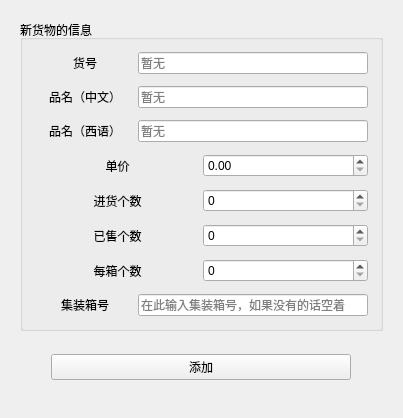
<?xml version="1.0" encoding="UTF-8"?>
<ui version="4.0">
 <class>AddNewModelWindow</class>
 <widget class="QWidget" name="AddNewModelWindow">
  <property name="geometry">
   <rect>
    <x>0</x>
    <y>0</y>
    <width>403</width>
    <height>418</height>
   </rect>
  </property>
  <property name="windowTitle">
   <string>Form</string>
  </property>
  <layout class="QVBoxLayout" name="verticalLayout_3">
   <item>
    <widget class="QWidget" name="widget" native="true">
     <layout class="QVBoxLayout" name="verticalLayout_2">
      <item>
       <widget class="QGroupBox" name="newModel_info_GB">
        <property name="title">
         <string>新货物的信息</string>
        </property>
        <layout class="QVBoxLayout" name="verticalLayout">
         <item>
          <widget class="QWidget" name="widget_3" native="true">
           <layout class="QHBoxLayout" name="horizontalLayout">
            <property name="spacing">
             <number>3</number>
            </property>
            <property name="leftMargin">
             <number>3</number>
            </property>
            <property name="topMargin">
             <number>3</number>
            </property>
            <property name="rightMargin">
             <number>3</number>
            </property>
            <property name="bottomMargin">
             <number>3</number>
            </property>
            <item>
             <widget class="QLabel" name="MODELCODE_label">
              <property name="minimumSize">
               <size>
                <width>100</width>
                <height>0</height>
               </size>
              </property>
              <property name="text">
               <string>货号</string>
              </property>
              <property name="alignment">
               <set>Qt::AlignCenter</set>
              </property>
             </widget>
            </item>
            <item>
             <widget class="QLineEdit" name="MODELCODE_LE">
              <property name="placeholderText">
               <string>暂无</string>
              </property>
             </widget>
            </item>
           </layout>
          </widget>
         </item>
         <item>
          <widget class="QWidget" name="widget_4" native="true">
           <layout class="QHBoxLayout" name="horizontalLayout_2">
            <property name="spacing">
             <number>3</number>
            </property>
            <property name="leftMargin">
             <number>3</number>
            </property>
            <property name="topMargin">
             <number>3</number>
            </property>
            <property name="rightMargin">
             <number>3</number>
            </property>
            <property name="bottomMargin">
             <number>3</number>
            </property>
            <item>
             <widget class="QLabel" name="DESCRIPTION_CN_label">
              <property name="minimumSize">
               <size>
                <width>100</width>
                <height>0</height>
               </size>
              </property>
              <property name="text">
               <string>品名（中文）</string>
              </property>
              <property name="alignment">
               <set>Qt::AlignCenter</set>
              </property>
             </widget>
            </item>
            <item>
             <widget class="QLineEdit" name="DESCRIPTION_CN_LE">
              <property name="placeholderText">
               <string>暂无</string>
              </property>
             </widget>
            </item>
           </layout>
          </widget>
         </item>
         <item>
          <widget class="QWidget" name="widget_5" native="true">
           <layout class="QHBoxLayout" name="horizontalLayout_3">
            <property name="spacing">
             <number>3</number>
            </property>
            <property name="leftMargin">
             <number>3</number>
            </property>
            <property name="topMargin">
             <number>3</number>
            </property>
            <property name="rightMargin">
             <number>3</number>
            </property>
            <property name="bottomMargin">
             <number>3</number>
            </property>
            <item>
             <widget class="QLabel" name="DESCRIPTION_SPAN_label">
              <property name="minimumSize">
               <size>
                <width>100</width>
                <height>0</height>
               </size>
              </property>
              <property name="text">
               <string>品名（西语）</string>
              </property>
              <property name="alignment">
               <set>Qt::AlignCenter</set>
              </property>
             </widget>
            </item>
            <item>
             <widget class="QLineEdit" name="DESCRIPTION_SPAN_LE">
              <property name="placeholderText">
               <string>暂无</string>
              </property>
             </widget>
            </item>
           </layout>
          </widget>
         </item>
         <item>
          <widget class="QWidget" name="widget_6" native="true">
           <layout class="QHBoxLayout" name="horizontalLayout_4">
            <property name="spacing">
             <number>3</number>
            </property>
            <property name="leftMargin">
             <number>3</number>
            </property>
            <property name="topMargin">
             <number>3</number>
            </property>
            <property name="rightMargin">
             <number>3</number>
            </property>
            <property name="bottomMargin">
             <number>3</number>
            </property>
            <item>
             <widget class="QLabel" name="PRIZE_label">
              <property name="text">
               <string>单价</string>
              </property>
              <property name="alignment">
               <set>Qt::AlignCenter</set>
              </property>
             </widget>
            </item>
            <item>
             <widget class="QDoubleSpinBox" name="PRIZE_SB">
              <property name="maximum">
               <double>100000000.000000000000000</double>
              </property>
             </widget>
            </item>
           </layout>
          </widget>
         </item>
         <item>
          <widget class="QWidget" name="INIT_" native="true">
           <layout class="QHBoxLayout" name="horizontalLayout_5">
            <property name="spacing">
             <number>3</number>
            </property>
            <property name="leftMargin">
             <number>3</number>
            </property>
            <property name="topMargin">
             <number>3</number>
            </property>
            <property name="rightMargin">
             <number>3</number>
            </property>
            <property name="bottomMargin">
             <number>3</number>
            </property>
            <item>
             <widget class="QLabel" name="NUM_INIT_PIECES_label">
              <property name="text">
               <string>进货个数</string>
              </property>
              <property name="alignment">
               <set>Qt::AlignCenter</set>
              </property>
             </widget>
            </item>
            <item>
             <widget class="QSpinBox" name="NUM_INIT_PIECES_SB"/>
            </item>
           </layout>
          </widget>
         </item>
         <item>
          <widget class="QWidget" name="widget_8" native="true">
           <layout class="QHBoxLayout" name="horizontalLayout_6">
            <property name="spacing">
             <number>3</number>
            </property>
            <property name="leftMargin">
             <number>3</number>
            </property>
            <property name="topMargin">
             <number>3</number>
            </property>
            <property name="rightMargin">
             <number>3</number>
            </property>
            <property name="bottomMargin">
             <number>3</number>
            </property>
            <item>
             <widget class="QLabel" name="NUM_SOLD_PIECES_label">
              <property name="text">
               <string>已售个数</string>
              </property>
              <property name="alignment">
               <set>Qt::AlignCenter</set>
              </property>
             </widget>
            </item>
            <item>
             <widget class="QSpinBox" name="NUM_SOLD_PIECES_SB">
              <property name="alignment">
               <set>Qt::AlignLeading|Qt::AlignLeft|Qt::AlignVCenter</set>
              </property>
             </widget>
            </item>
           </layout>
          </widget>
         </item>
         <item>
          <widget class="QWidget" name="GB" native="true">
           <layout class="QHBoxLayout" name="horizontalLayout_7">
            <property name="spacing">
             <number>3</number>
            </property>
            <property name="leftMargin">
             <number>3</number>
            </property>
            <property name="topMargin">
             <number>3</number>
            </property>
            <property name="rightMargin">
             <number>3</number>
            </property>
            <property name="bottomMargin">
             <number>3</number>
            </property>
            <item>
             <widget class="QLabel" name="NUM_PIECES_PER_BOX_label">
              <property name="text">
               <string>每箱个数</string>
              </property>
              <property name="alignment">
               <set>Qt::AlignCenter</set>
              </property>
             </widget>
            </item>
            <item>
             <widget class="QSpinBox" name="NUM_PIECES_PER_BOX_SB">
              <property name="maximum">
               <number>1000000000</number>
              </property>
             </widget>
            </item>
           </layout>
          </widget>
         </item>
         <item>
          <widget class="QWidget" name="widget_10" native="true">
           <layout class="QHBoxLayout" name="horizontalLayout_8">
            <property name="spacing">
             <number>3</number>
            </property>
            <property name="leftMargin">
             <number>3</number>
            </property>
            <property name="topMargin">
             <number>3</number>
            </property>
            <property name="rightMargin">
             <number>3</number>
            </property>
            <property name="bottomMargin">
             <number>3</number>
            </property>
            <item>
             <widget class="QLabel" name="container_ID_label">
              <property name="minimumSize">
               <size>
                <width>100</width>
                <height>0</height>
               </size>
              </property>
              <property name="text">
               <string>集装箱号</string>
              </property>
              <property name="alignment">
               <set>Qt::AlignCenter</set>
              </property>
             </widget>
            </item>
            <item>
             <widget class="QLineEdit" name="container_ID_LE">
              <property name="placeholderText">
               <string>在此输入集装箱号，如果没有的话空着</string>
              </property>
             </widget>
            </item>
           </layout>
          </widget>
         </item>
        </layout>
       </widget>
      </item>
      <item>
       <widget class="QWidget" name="widget_2" native="true">
        <layout class="QHBoxLayout" name="horizontalLayout_9">
         <property name="spacing">
          <number>3</number>
         </property>
         <property name="leftMargin">
          <number>3</number>
         </property>
         <property name="topMargin">
          <number>3</number>
         </property>
         <property name="rightMargin">
          <number>3</number>
         </property>
         <property name="bottomMargin">
          <number>3</number>
         </property>
         <item>
          <widget class="QPushButton" name="add_new_model_btn">
           <property name="maximumSize">
            <size>
             <width>300</width>
             <height>16777215</height>
            </size>
           </property>
           <property name="text">
            <string>添加</string>
           </property>
          </widget>
         </item>
        </layout>
       </widget>
      </item>
     </layout>
    </widget>
   </item>
  </layout>
 </widget>
 <resources/>
 <connections/>
</ui>
